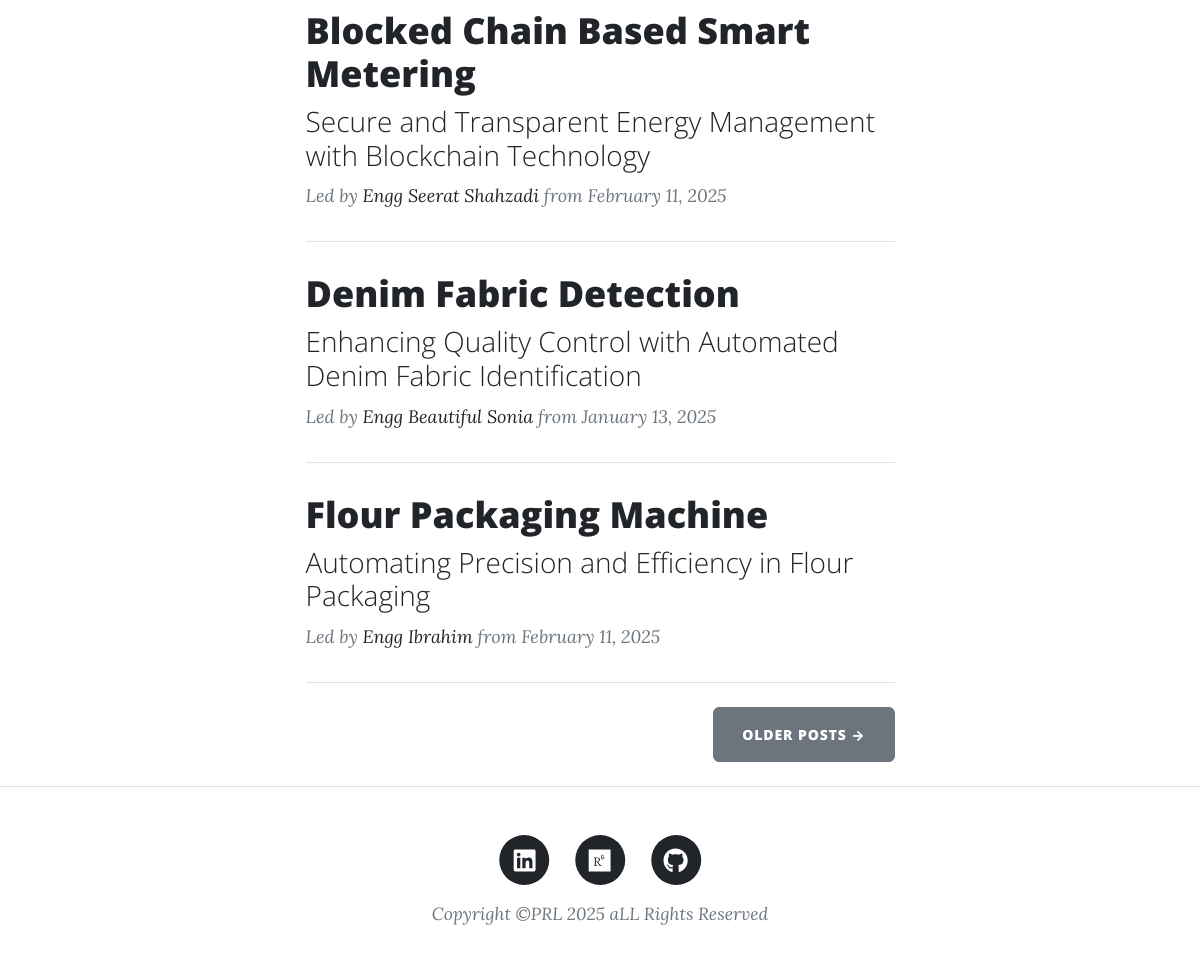
The app's page / (lower part), older data.
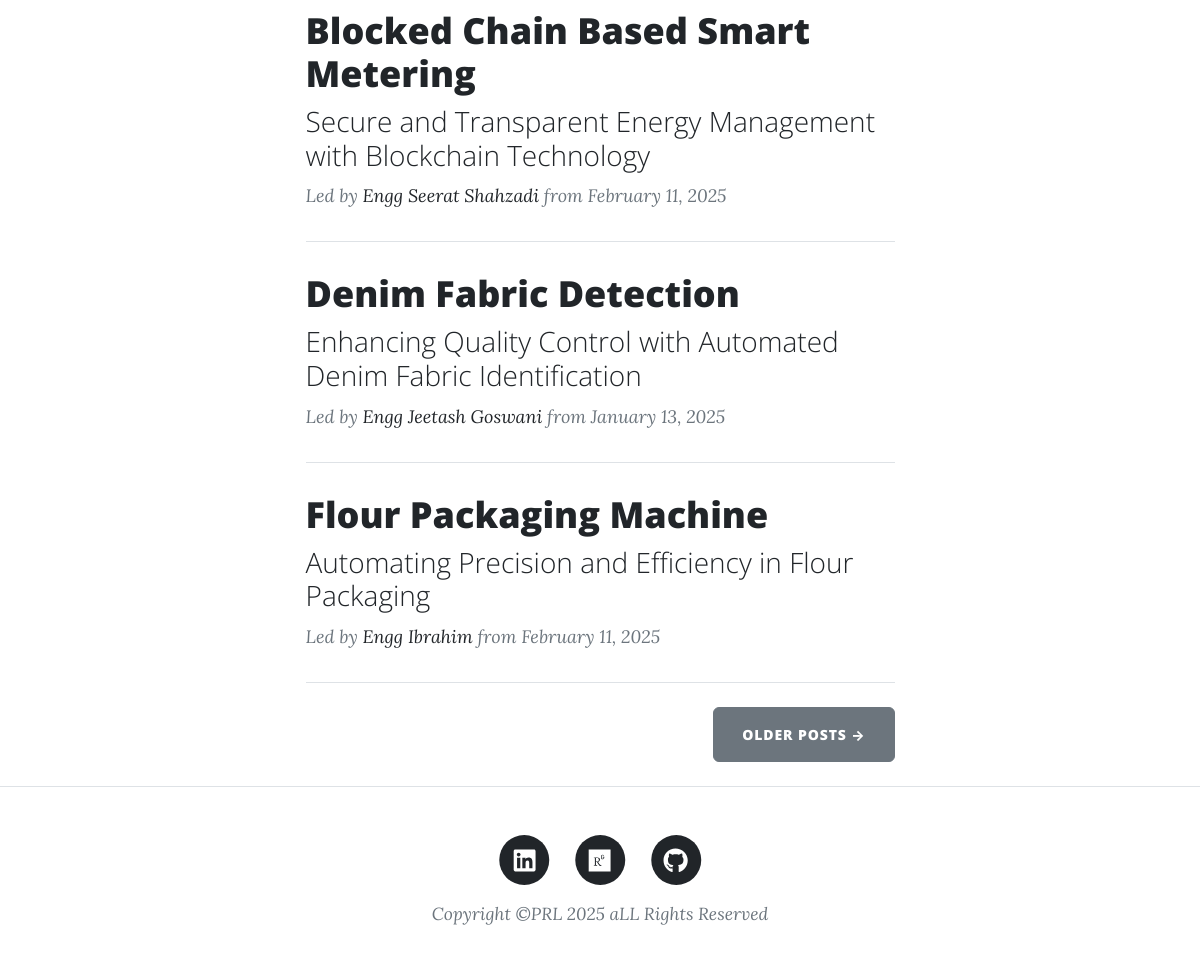
The same page, newer data.
### main.py (models this page shows)
class BlogPost(db.Model):
    id: Mapped[int] = mapped_column(Integer, primary_key=True)
    title: Mapped[str] = mapped_column(String(250), unique=True, nullable=False)
    subtitle: Mapped[str] = mapped_column(String(250), nullable=False)
    date: Mapped[str] = mapped_column(String(250), nullable=False)
    body: Mapped[str] = mapped_column(Text, nullable=False)
    author: Mapped[str] = mapped_column(String(250), nullable=False)
    img_url: Mapped[str] = mapped_column(String(250), nullable=False)

### main.py (the view)
@app.route('/')
def get_all_posts():
    result = db.session.execute(db.select(BlogPost))
    posts = result.scalars().all()
    return render_template("index.html", all_posts=posts,is_admin=session.get("admin"))

### templates/index.html (shortened to what this page needs)
{% include "header.html" %}
<div class="container px-4 px-lg-5">
  <div class="row gx-4 gx-lg-5 justify-content-center">
    <div class="col-md-10 col-lg-8 col-xl-7">
      {% for post in all_posts %}
      <div class="post-preview">
        <a href="{{ url_for('show_post', post_id=post.id) }}">
          <h2 class="post-title">{{ post.title }}</h2>
          <h3 class="post-subtitle">{{ post.subtitle }}</h3>
        </a>
        <p class="post-meta">
          Led by <a href="#">{{ post.author }}</a> from {{ post.date }}
        </p>
      </div>
      <hr class="my-4" />
      {% endfor %}
      <div class="d-flex justify-content-end mb-4">
        <a class="btn btn-secondary text-uppercase" href="#!">Older Posts →</a>
      </div>
    </div>
  </div>
</div>
{% include "footer.html" %}

Row changes from the older to the newer data that the page shows:
changed BlogPost "Denim Fabric Detection": author "Engg Beautiful Sonia" → "Engg Jeetash Goswani"
